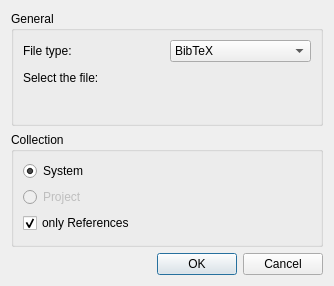
<?xml version="1.0" encoding="UTF-8"?>
<ui version="4.0">
 <class>BibTexExportDialog</class>
 <widget class="QDialog" name="BibTexExportDialog">
  <property name="geometry">
   <rect>
    <x>0</x>
    <y>0</y>
    <width>334</width>
    <height>286</height>
   </rect>
  </property>
  <property name="windowTitle">
   <string>Dialog</string>
  </property>
  <layout class="QVBoxLayout" name="verticalLayout_3">
   <item>
    <widget class="QGroupBox" name="groupBox">
     <property name="title">
      <string>General</string>
     </property>
     <layout class="QVBoxLayout" name="verticalLayout">
      <item>
       <layout class="QHBoxLayout" name="horizontalLayout">
        <item>
         <widget class="QLabel" name="label_2">
          <property name="text">
           <string>File type:</string>
          </property>
         </widget>
        </item>
        <item>
         <widget class="KComboBox" name="selectedFileType">
          <item>
           <property name="text">
            <string>BibTeX</string>
           </property>
          </item>
          <item>
           <property name="text">
            <string>blg</string>
           </property>
          </item>
          <item>
           <property name="text">
            <string>HTML</string>
           </property>
          </item>
          <item>
           <property name="text">
            <string>PDF</string>
           </property>
          </item>
          <item>
           <property name="text">
            <string>ps</string>
           </property>
          </item>
          <item>
           <property name="text">
            <string>ris</string>
           </property>
          </item>
          <item>
           <property name="text">
            <string>rtf</string>
           </property>
          </item>
          <item>
           <property name="text">
            <string>xml</string>
           </property>
          </item>
          <item>
           <property name="text">
            <string>xslt</string>
           </property>
          </item>
         </widget>
        </item>
       </layout>
      </item>
      <item>
       <widget class="QLabel" name="label">
        <property name="text">
         <string>Select the file:</string>
        </property>
       </widget>
      </item>
      <item>
       <widget class="KUrlRequester" name="folder">
        <property name="mode">
         <set>KFile::File|KFile::LocalOnly</set>
        </property>
       </widget>
      </item>
     </layout>
    </widget>
   </item>
   <item>
    <widget class="QGroupBox" name="groupBox_2">
     <property name="title">
      <string>Collection</string>
     </property>
     <layout class="QVBoxLayout" name="verticalLayout_2">
      <item>
       <widget class="QRadioButton" name="collection_System">
        <property name="text">
         <string>System</string>
        </property>
        <property name="checked">
         <bool>true</bool>
        </property>
       </widget>
      </item>
      <item>
       <widget class="QRadioButton" name="collection_Project">
        <property name="enabled">
         <bool>false</bool>
        </property>
        <property name="text">
         <string>Project</string>
        </property>
       </widget>
      </item>
      <item>
       <widget class="QCheckBox" name="onlyReferences">
        <property name="text">
         <string>only References</string>
        </property>
        <property name="checked">
         <bool>true</bool>
        </property>
       </widget>
      </item>
     </layout>
    </widget>
   </item>
   <item>
    <widget class="QDialogButtonBox" name="buttonBox">
     <property name="orientation">
      <enum>Qt::Horizontal</enum>
     </property>
     <property name="standardButtons">
      <set>QDialogButtonBox::Cancel|QDialogButtonBox::Ok</set>
     </property>
    </widget>
   </item>
  </layout>
 </widget>
 <customwidgets>
  <customwidget>
   <class>KComboBox</class>
   <extends>QComboBox</extends>
   <header>kcombobox.h</header>
  </customwidget>
  <customwidget>
   <class>KUrlRequester</class>
   <extends>QFrame</extends>
   <header>kurlrequester.h</header>
   <container>1</container>
  </customwidget>
 </customwidgets>
 <resources/>
 <connections>
  <connection>
   <sender>buttonBox</sender>
   <signal>accepted()</signal>
   <receiver>BibTexExportDialog</receiver>
   <slot>accept()</slot>
   <hints>
    <hint type="sourcelabel">
     <x>248</x>
     <y>254</y>
    </hint>
    <hint type="destinationlabel">
     <x>157</x>
     <y>274</y>
    </hint>
   </hints>
  </connection>
  <connection>
   <sender>buttonBox</sender>
   <signal>rejected()</signal>
   <receiver>BibTexExportDialog</receiver>
   <slot>reject()</slot>
   <hints>
    <hint type="sourcelabel">
     <x>316</x>
     <y>260</y>
    </hint>
    <hint type="destinationlabel">
     <x>286</x>
     <y>274</y>
    </hint>
   </hints>
  </connection>
 </connections>
</ui>
